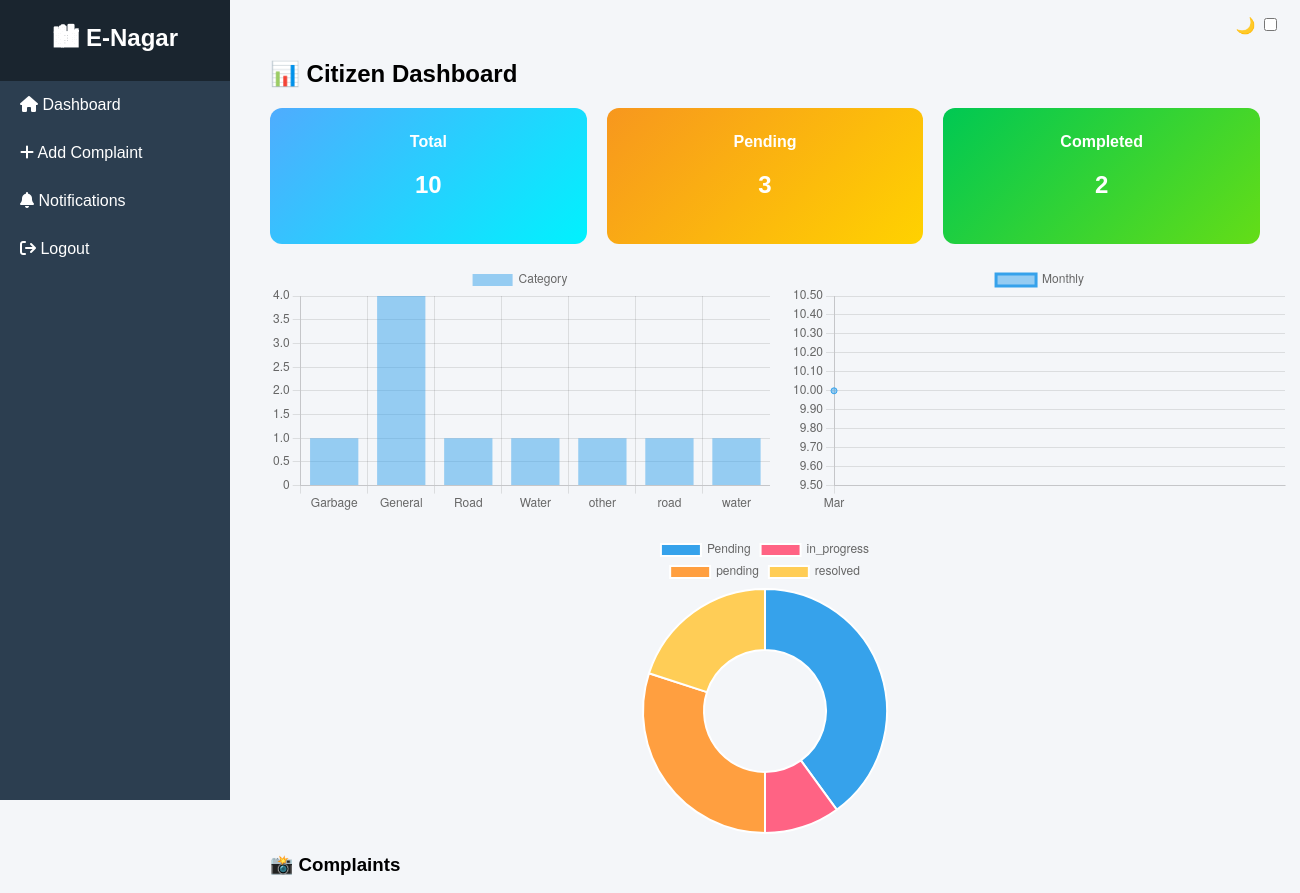
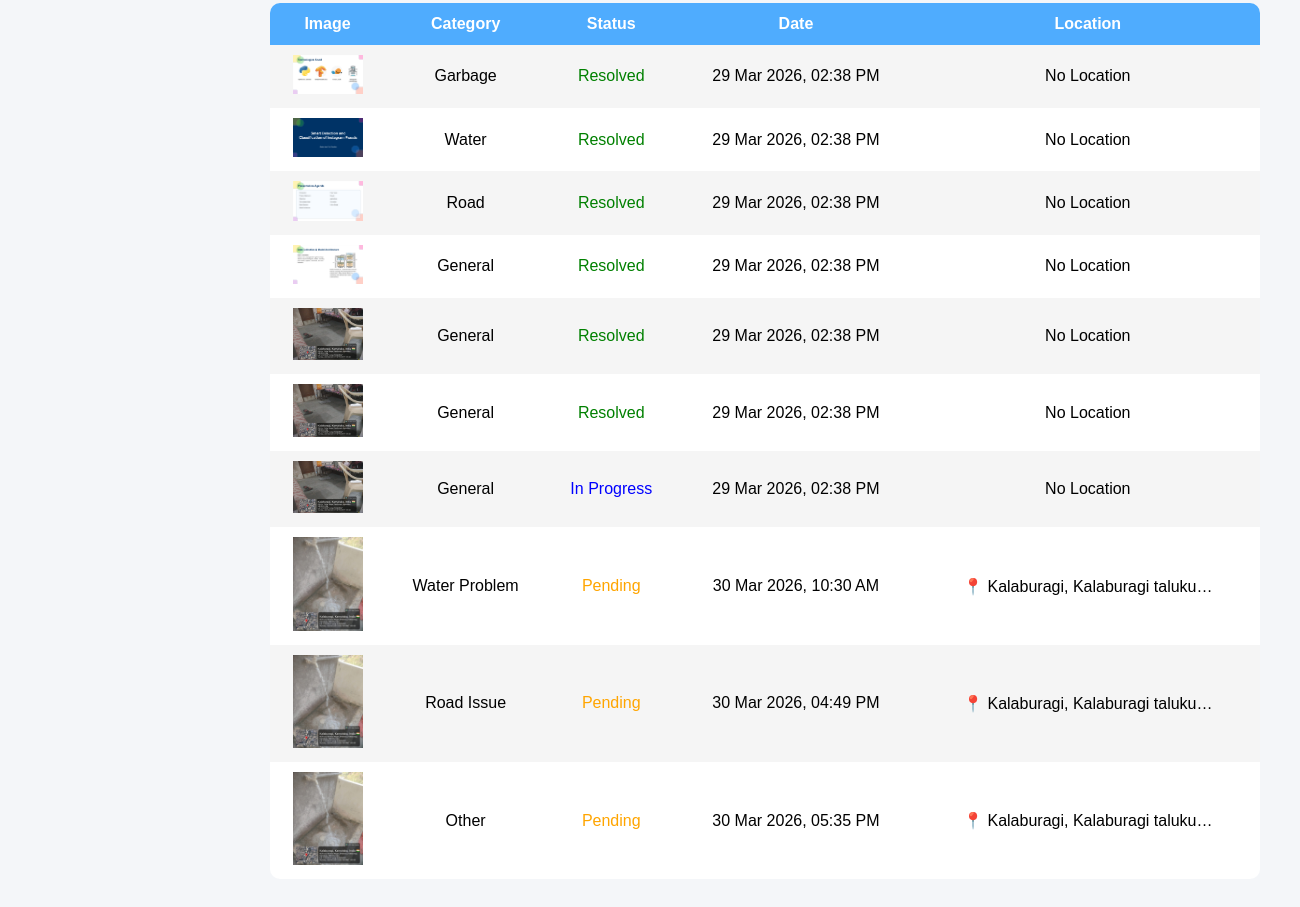
/citizen/ (signed in), run on the app's committed database (2 pictures, top to bottom).
### main/models.py (models this page shows, shortened)
class Complaint(models.Model):
    user = models.ForeignKey(User, on_delete=models.CASCADE)
    category = models.CharField(max_length=50, choices=CATEGORY_CHOICES)
    department = models.CharField(max_length=100, default="General")
    image = models.ImageField(upload_to='complaints/')
    description = models.TextField(blank=True)
    status = models.CharField(max_length=20, choices=STATUS_CHOICES, default='pending')
    created_at = models.DateTimeField(auto_now_add=True)
    assigned_officer = models.ForeignKey(
        User,
        on_delete=models.SET_NULL,
        null=True,
        blank=True,
        related_name='assigned_complaints'
    )
    latitude = models.FloatField(null=True, blank=True)
    longitude = models.FloatField(null=True, blank=True)
    address = models.TextField(blank=True, null=True)

### main/views.py (the view)
# urls.py: path('citizen/', views.citizen_dashboard, name='citizen_dashboard'),
@login_required
@login_required
def citizen_dashboard(request):
    complaints = Complaint.objects.filter(user=request.user)
    total = complaints.count()
    pending = complaints.filter(status='pending').count()
    completed = complaints.filter(status='resolved').count()
    category_data = complaints.values('category').annotate(count=Count('id'))
    status_data = complaints.values('status').annotate(count=Count('id'))
    monthly_data = complaints.annotate(
        month=TruncMonth('created_at')
    ).values('month').annotate(count=Count('id'))
    category_data = json.dumps(list(category_data))
    status_data = json.dumps(list(status_data))
    monthly_data = json.dumps([
        {"month": str(item["month"].strftime("%b")), "count": item["count"]}
        for item in monthly_data if item["month"]
    ])
    return render(request, 'citizen/dashboard.html', {
        'complaints': complaints,
        'total': total,
        'pending': pending,
        'completed': completed,
        'category_data': category_data,
        'status_data': status_data,
        'monthly_data': monthly_data
    })

### main/templates/citizen/dashboard.html (shortened to what this page needs)
{% extends 'citizen/base.html' %}
{% block content %}
<div class="content">
<h2>📊 Citizen Dashboard</h2>
<div class="cards">
    <div class="card blue" onclick="filterStatus('all')">
        Total<br><h2>{{ total }}</h2>
    </div>
    <div class="card orange" onclick="filterStatus('pending')">
        Pending<br><h2>{{ pending }}</h2>
    </div>
    <div class="card green" onclick="filterStatus('resolved')">
        Completed<br><h2>{{ completed }}</h2>
    </div>
</div>
<div class="charts">
    <canvas id="barChart"></canvas>
    <canvas id="lineChart"></canvas>
</div>
<div style="max-width:300px;margin:20px auto;">
    <canvas id="pieChart"></canvas>
</div>
<h3>📸 Complaints</h3>
<table id="complaintTable">
<tr>
    <th>Image</th>
    <th>Category</th>
    <th>Status</th>
    <th>Date</th>
    <th>Location</th>
</tr>
{% for c in complaints %}
<tr data-status="{{ c.status }}">
    <td><img src="{{ c.image.url }}" width="70"></td>
    <td>{{ c.get_category_display }}</td>
    <td>
        {% if c.status == "pending" %}
            <span style="color:orange;">Pending</span>
        {% elif c.status == "in_progress" %}
            <span style="color:blue;">In Progress</span>
        {% else %}
            <span style="color:green;">Resolved</span>
        {% endif %}
    </td>
    <td>{{ c.created_at|date:"d M Y, h:i A" }}</td>
    <td>
        {% if c.address %}
            📍 {{ c.address|truncatechars:30 }}
        {% else %}
            No Location
        {% endif %}
    </td>
</tr>
{% endfor %}
</table>
</div>
<script>
document.addEventListener("DOMContentLoaded", function(){
const categoryData = JSON.parse('{{ category_data|default:"[]"|escapejs }}');
const statusData = JSON.parse('{{ status_data|default:"[]"|escapejs }}');
const monthlyData = JSON.parse('{{ monthly_data|default:"[]"|escapejs }}');
// BAR
new Chart(document.getElementById('barChart'), {
    type: 'bar',
    data: {
        labels: categoryData.map(d=>d.category),
        datasets: [{
            label: 'Category',
            data: categoryData.map(d=>d.count)
        }]
    }
});
// PIE
new Chart(document.getElementById('pieChart'), {
    type: 'doughnut',
    data: {
        labels: statusData.map(d=>d.status),
        datasets: [{
            data: statusData.map(d=>d.count)
        }]
    }
});
// LINE
new Chart(document.getElementById('lineChart'), {
    type: 'line',
    data: {
        labels: monthlyData.map(d=>d.month),
        datasets: [{
            label: 'Monthly',
            data: monthlyData.map(d=>d.count),
            fill:false
        }]
    }
});
});
</script>
{% endblock %}

### main/templates/citizen/base.html (shortened to what this page needs)
<!DOCTYPE html>
<html>
<head>
    <link rel="stylesheet" href="https://cdnjs.cloudflare.com/ajax/libs/font-awesome/6.5.0/css/all.min.css">
</head>
<body>
<div class="sidebar">
    <h2>🏙 E-Nagar</h2>
    <a href="{% url 'dashboard' %}">
        <i class="fa fa-home"></i> Dashboard
    </a>
    {% if request.user.profile.role == 'citizen' %}
        <a href="{% url 'complaint' %}">
            <i class="fa fa-plus"></i> Add Complaint
        </a>
    {% endif %}
    <a href="{% url 'notifications' %}">
        <i class="fa fa-bell"></i> Notifications
    </a>
    <a href="{% url 'logout' %}">
        <i class="fa fa-sign-out"></i> Logout
    </a>
</div>
<div class="main">
    <div class="toggle">
        🌙 <input type="checkbox" id="darkToggle">
    </div>
    {% block content %}
    {% endblock %}
</div>
</body>
</html>

### main/templates/citizen/base.html (style rules this page uses)
body { margin: 0; font-family: Arial; display: flex; background: #f4f6f9; }
.sidebar { width: 230px; height: 100vh; background: #2c3e50; color: white; position: fixed; overflow-y: auto; }
.sidebar h2 { text-align: center; padding: 20px; margin: 0; background: #1a252f; }
.sidebar a { display: block; padding: 15px 20px; color: white; text-decoration: none; transition: 0.2s; }
.main { margin-left: 230px; width: 100%; padding: 20px; }
.toggle { position: absolute; top: 15px; right: 20px; }

### main/templates/citizen/dashboard.html (style rules this page uses)
.content { padding: 20px; }
.cards { display: flex; gap: 20px; margin-bottom: 20px; }
.card { flex: 1; padding: 25px; border-radius: 12px; color: white; text-align: center; font-weight: bold; cursor: pointer; transition: 0.3s; }
.blue { background: linear-gradient(135deg,#4facfe,#00f2fe); }
.orange { background: linear-gradient(135deg,#f7971e,#ffd200); }
.green { background: linear-gradient(135deg,#00c853,#64dd17); }
.charts { display: flex; gap: 20px; }
.charts canvas { width: 100% !important; height: 250px !important; }
table { width: 100%; margin-top: 20px; background: white; border-collapse: collapse; border-radius: 10px; overflow: hidden; }
th { background: #4facfe; color: white; padding: 12px; }
td { padding: 10px; text-align: center; }
tr:nth-child(even) { background: #f5f5f5; }

### data on the page
Complaint: image (picture), category "Garbage", status "Resolved", created_at "29 Mar 2026, 02:38 PM", shows "No Location"
Complaint: image (picture), category "Water", status "Resolved", created_at "29 Mar 2026, 02:38 PM", shows "No Location"
Complaint: image (picture), category "Road", status "Resolved", created_at "29 Mar 2026, 02:38 PM", shows "No Location"
Complaint: image (picture), category "General", status "Resolved", created_at "29 Mar 2026, 02:38 PM", shows "No Location"
Complaint: image (picture), category "General", status "Resolved", created_at "29 Mar 2026, 02:38 PM", shows "No Location"
Complaint: image (picture), category "General", status "Resolved", created_at "29 Mar 2026, 02:38 PM", shows "No Location"
Complaint: image (picture), category "General", status "In Progress", created_at "29 Mar 2026, 02:38 PM", shows "No Location"
Complaint: image (picture), category "Water Problem", status "Pending", created_at "30 Mar 2026, 10:30 AM", address "Kalaburagi, Kalaburagi taluku…"
Complaint: image (picture), category "Road Issue", status "Pending", created_at "30 Mar 2026, 04:49 PM", address "Kalaburagi, Kalaburagi taluku…"
Complaint: image (picture), category "Other", status "Pending", created_at "30 Mar 2026, 05:35 PM", address "Kalaburagi, Kalaburagi taluku…"

### other printed values
{{ total }} "10"
{{ pending }} "3"
{{ completed }} "2"
